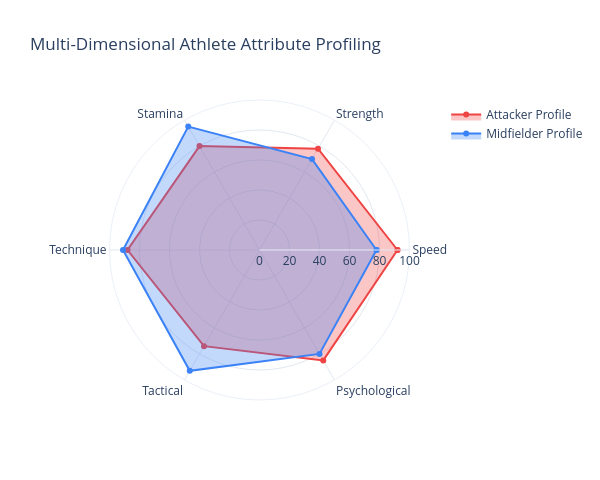

The code cell stored with this chart in its notebook:
### Markdown cell above
## Filled Radar Chart Overlay

Using Plotly Scatterpolar, we draw filled polygonal attribute outlines for both profiles to compare visual attribute shapes.

### Code cell
fig = go.Figure()

# 1. Attacker Shape
fig.add_trace(go.Scatterpolar(
    r=attacker_closed,
    theta=radar_categories,
    fill='toself',
    name='Attacker Profile',
    fillcolor='rgba(239, 68, 68, 0.3)',  # Red transparent fill
    line=dict(color='#EF4444', width=2)
))

# 2. Midfielder Shape
fig.add_trace(go.Scatterpolar(
    r=midfielder_closed,
    theta=radar_categories,
    fill='toself',
    name='Midfielder Profile',
    fillcolor='rgba(59, 130, 246, 0.3)', # Blue transparent fill
    line=dict(color='#3B82F6', width=2)
))

# Configure polar layout
fig.update_layout(
    title='Multi-Dimensional Athlete Attribute Profiling',
    polar=dict(
        radialaxis=dict(
            visible=True,
            range=[0, 100],
            gridcolor='#E2E8F0'
        ),
        angularaxis=dict(gridcolor='#E2E8F0')
    ),
    showlegend=True,
    template='plotly_white',
    width=600,
    height=480
)

fig.show()

### Figure 1 — Plotly figure (JSON) as saved in the notebook; plotly's stock layout.template omitted (floating-point values rounded to 4 significant figures)
{"data": [{"fill": "toself", "fillcolor": "rgba(239, 68, 68, 0.3)", "line": {"color": "#EF4444", "width": 2}, "name": "Attacker Profile", "r": [92, 78, 80, 88, 74, 85, 92], "theta": ["Speed", "Strength", "Stamina", "Technique", "Tactical", "Psychological", "Speed"], "type": "scatterpolar"}, {"fill": "toself", "fillcolor": "rgba(59, 130, 246, 0.3)", "line": {"color": "#3B82F6", "width": 2}, "name": "Midfielder Profile", "r": [78, 70, 95, 91, 93, 80, 78], "theta": ["Speed", "Strength", "Stamina", "Technique", "Tactical", "Psychological", "Speed"], "type": "scatterpolar"}], "layout": {"polar": {"radialaxis": {"visible": true, "range": [0, 100], "gridcolor": "#E2E8F0"}, "angularaxis": {"gridcolor": "#E2E8F0"}}, "title": {"text": "Multi-Dimensional Athlete Attribute Profiling"}, "showlegend": true, "width": 600, "height": 480}}
